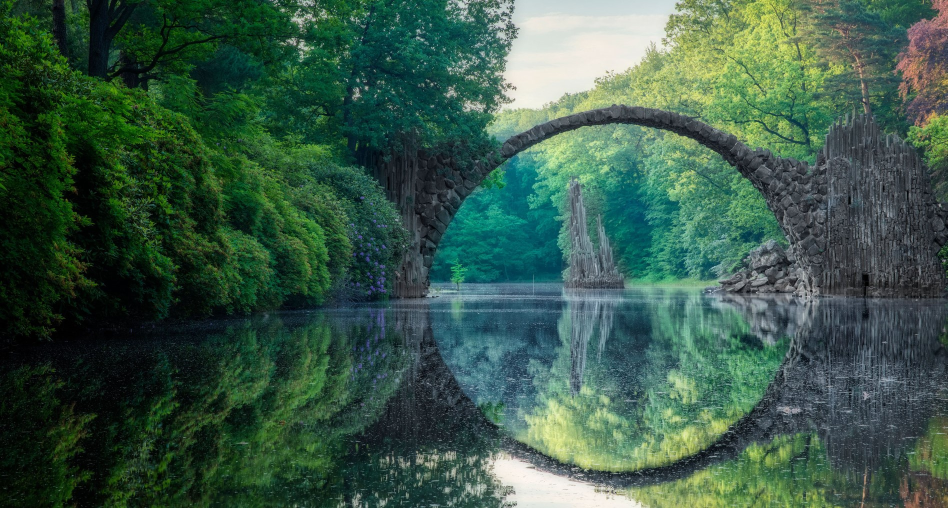
#> input picture teti_imagens/beautiful_rive.jpg, 1895 x 1016 px, given in place of trees.jpg, which was not available (shown at 1/2 size)
$ jupyter execute --allow-errors Aula_5-Imagens.ipynb   (shell and % lines are left out)   (text cells are left out)
#> lines starting #> are read from the running program, lines starting #| are printed output that depends on the picture; pictures that were not available may be replaced by others from this repository, and a replacement may not be noted
[cell 1]
import cv2

[cell 2]
import numpy as np
import matplotlib.pyplot as plt
from PIL import Image, ImageOps

[cell 3]
from pylab import *

[cell 4]
path_img = 'D:/Salve_Aqui_Seus_Arquivos/Carlos_Alexandre/2024-2/teti/teti_imagens/'

[cell 5]
im1 = array(Image.open(path_img + 'trees.jpg'))
#> im1 is the input picture: shape (1016, 1895, 3); mean R, G, B 58.1, 88.4, 72

[cell 6]
im1

[cell 7]
imshow(im1)

[cell 8]
im1.shape
#> Out = (1016, 1895, 3)

[cell 9]
def plot_2img(img1, tit1, im2, tit2, tam):
    figure(figsize = tam)
    plt.subplot(1,2,1), plt.imshow(im1), plt.title(tit1)
    plt.xticks([]), plt.yticks([])
    plt.subplot(1,2,2), plt.imshow(im2), plt.title(tit2)
    plt.xticks([]), plt.yticks([])
    plt.show()

[cell 10]
def plot_3img(im1, tit1, im2, tit2, im3, tit3, tam):
    figure(figsize = tam)
    plt.subplot(1,3,1), plt.imshow(im1, cmap = "gray"), plt.title(tit1)
    plt.xticks([]), plt.yticks([])
    plt.subplot(1,3,2), plt.imshow(im2, cmap = "gray"), plt.title(tit2)
    plt.xticks([]), plt.yticks([])
    plt.subplot(1,3,3), plt.imshow(im3, cmap = "gray"), plt.title(tit3)
    plt.xticks([]), plt.yticks([])
    plt.show()

[cell 11]
im2 = array(Image.open(path_img + 'balao_montanhas_geladas.jpg'))
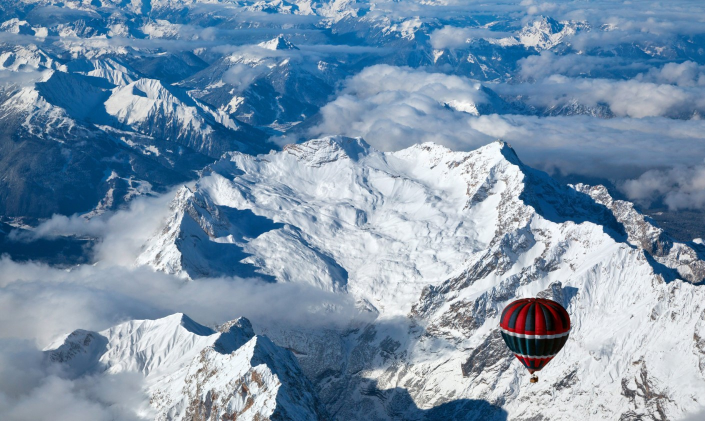
#> input picture teti_imagens/balao_montanhas_geladas.jpg, 1410 x 842 px, found by its file name (shown at 1/2 size)
#> im2 is the input picture: shape (842, 1410, 3); mean R, G, B 122.1, 147.1, 170.4

[cell 12]
plot_2img(im1, 'Imagem1', im2, 'Imagem2', (12, 10))
#> in plot_2img, `plt.show()`:
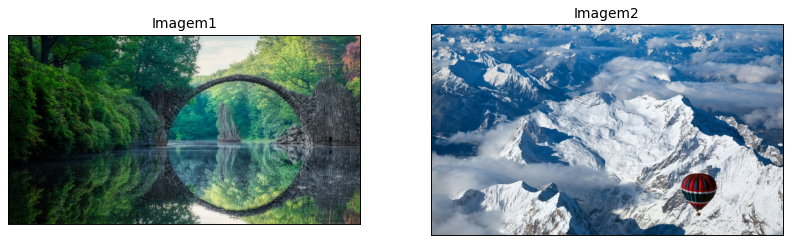
#> figure drawn by matplotlib, 2 panels

[cell 13]
im3 = array(Image.open(path_img + 'baleias_mar_gelo.jpg'))
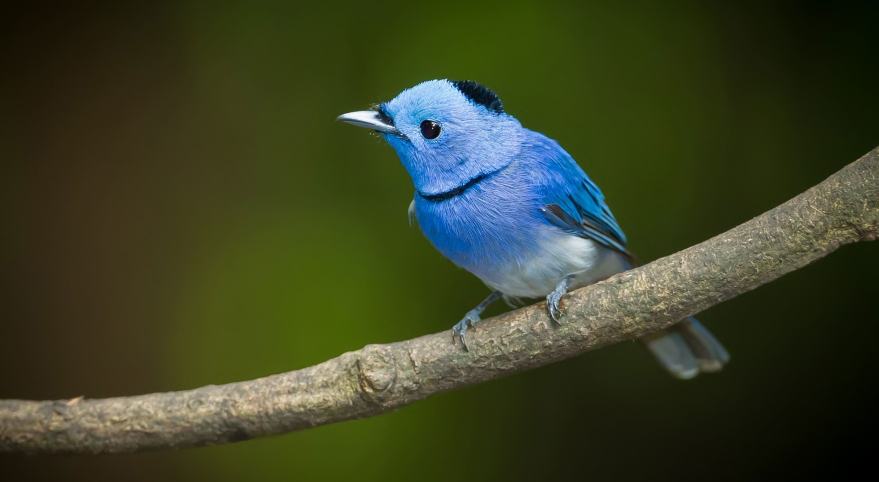
#> input picture teti_imagens/bird.jpg, 1757 x 963 px, given in place of baleias_mar_gelo.jpg, which was not available (shown at 1/2 size)
#> im3 is the input picture: shape (963, 1757, 3); mean R, G, B 58.8, 65.5, 37.8

[cell 14]
plot_3img(im1, 'Imagem1', im2, 'Imagem2', im3, 'Imagem3', (12, 10))
#> in plot_3img, `plt.show()`:
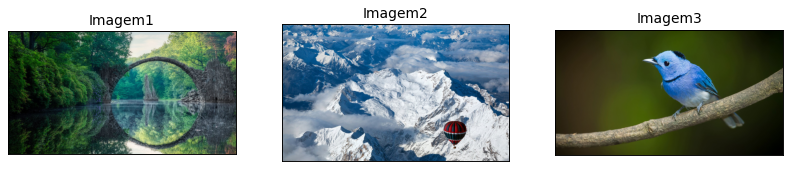
#> figure drawn by matplotlib, 3 panels

[cell 15]
im1_ = im1.ravel()

[cell 16]
im1_

[cell 17]
im1_.shape
#> Out = (5775960,)

[cell 18]
plt.hist(im1_)
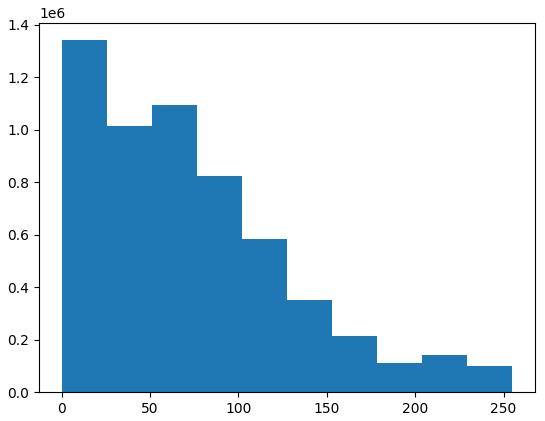
#> figure drawn by matplotlib, 1 panel; tallest bar 1341013 high, from x = 0 to 25.5

[cell 19]
np.save('saida_img', im1)

[cell 20]
im4 = np.load('saida_img.npy')

[cell 21]
im1_r = im1[:, :, 0]
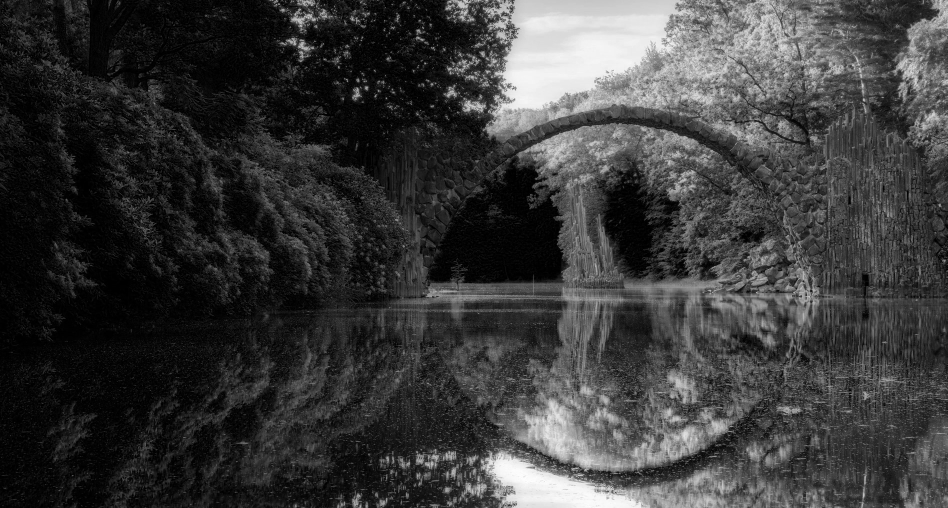
#> im1_r: shape (1016, 1895) (shown at 1/2 size); min 0, max 255, mean 58.1
im1_g = im1[:, :, 1]
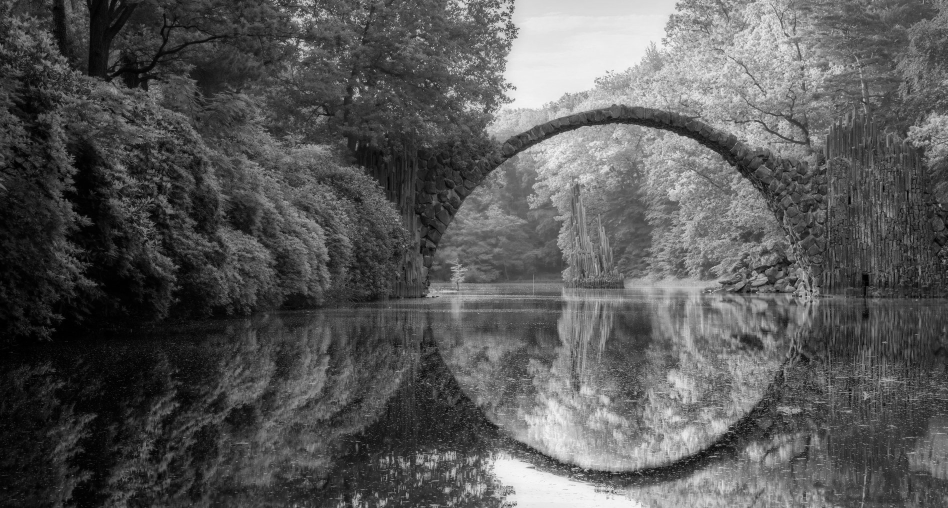
#> im1_g: shape (1016, 1895) (shown at 1/2 size); min 0, max 252, mean 88.4
im1_b = im1[:, :, 2]
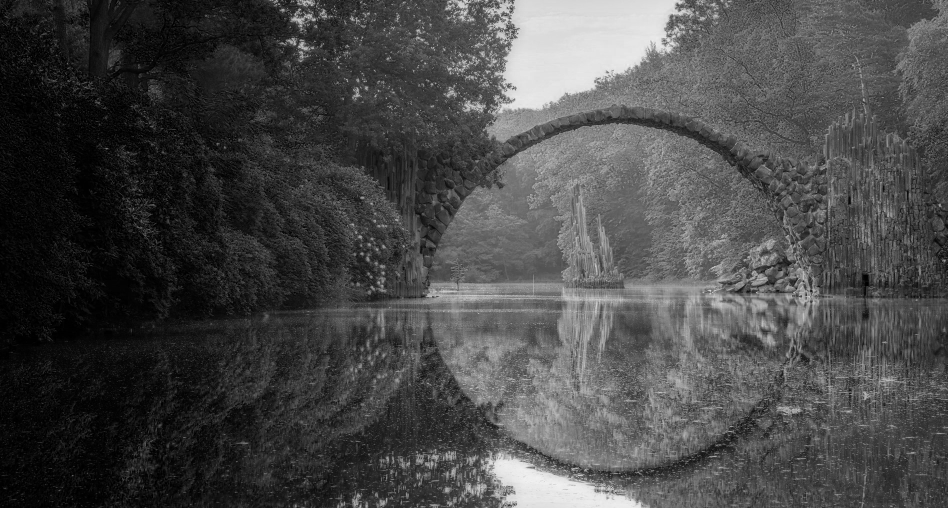
#> im1_b: shape (1016, 1895) (shown at 1/2 size); min 0, max 245, mean 72

[cell 22]
plot_3img(im1_r, 'R', im1_g, 'G', im1_b, 'B', (12, 10))

[cell 23]
plot_2img(im1,'Original', im1_g, 'G', (12, 10))

[cell 24]
def plot_2img_gray(img1, tit1, im2, tit2, tam):
#> called with tit1 = 'Original', tit2 = 'R', tam = (12, 10)
    figure(figsize = tam)
    plt.subplot(1,2,1), plt.imshow(im1, cmap = 'gray'), plt.title(tit1)
    plt.xticks([]), plt.yticks([])
    plt.subplot(1,2,2), plt.imshow(im2, cmap = 'gray'), plt.title(tit2)
    plt.xticks([]), plt.yticks([])
    plt.show()
